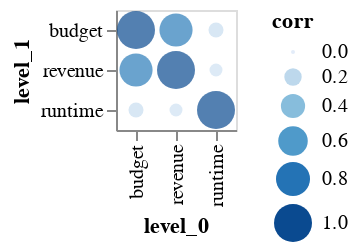

Notebook source saved alongside this figure:
### Code cell
alt.Chart(corr_df).mark_circle().encode(
    x='level_0',
    y='level_1',
    size='corr',
    color='corr'
)

### Figure 1 — Vega specification as saved in the notebook (floating-point values rounded to 4 significant figures)
{"$schema": "https://vega.github.io/schema/vega/v5.json", "data": [{"name": "source_0", "values": [{"corr": 1.0, "level_0": "runtime", "level_1": "runtime"}, {"corr": 0.1474, "level_0": "runtime", "level_1": "budget"}, {"corr": 0.1062, "level_0": "runtime", "level_1": "revenue"}, {"corr": 0.1474, "level_0": "budget", "level_1": "runtime"}, {"corr": 1.0, "level_0": "budget", "level_1": "budget"}, {"corr": 0.759, "level_0": "budget", "level_1": "revenue"}, {"corr": 0.1062, "level_0": "revenue", "level_1": "runtime"}, {"corr": 0.759, "level_0": "revenue", "level_1": "budget"}, {"corr": 1.0, "level_0": "revenue", "level_1": "revenue"}]}, {"name": "source_0_x_domain_level_0", "values": [{"level_0": "runtime"}, {"level_0": "budget"}, {"level_0": "revenue"}]}, {"name": "source_0_y_domain_level_1", "values": [{"level_1": "runtime"}, {"level_1": "budget"}, {"level_1": "revenue"}]}, {"name": "source_0_color_domain_corr", "values": [{"min": 0.1062, "max": 1.0}]}, {"name": "source_0_size_domain_corr", "values": [{"min": 0.1062, "max": 1.0}]}], "signals": [{"name": "x_step", "value": 20}, {"name": "width", "update": "bandspace(domain('x').length, 1, 0.5) * x_step"}, {"name": "y_step", "value": 20}, {"name": "height", "update": "bandspace(domain('y').length, 1, 0.5) * y_step"}], "marks": [{"type": "symbol", "name": "marks", "from": {"data": "source_0"}, "encode": {"update": {"fill": {"field": "corr", "scale": "color"}, "x": {"field": "level_0", "scale": "x"}, "y": {"field": "level_1", "scale": "y"}, "size": {"field": "corr", "scale": "size"}, "opacity": {"value": 0.7}, "shape": {"value": "circle"}}}, "style": ["circle"]}], "scales": [{"name": "x", "type": "point", "domain": {"data": "source_0_x_domain_level_0", "field": "level_0", "sort": true}, "range": {"step": {"signal": "x_step"}}, "padding": 0.5}, {"name": "y", "type": "point", "domain": {"data": "source_0_y_domain_level_1", "field": "level_1", "sort": true}, "range": {"step": {"signal": "y_step"}}, "padding": 0.5}, {"name": "color", "type": "linear", "domain": [{"signal": "(data(\"source_0_color_domain_corr\")[0] || {}).min"}, {"signal": "(data(\"source_0_color_domain_corr\")[0] || {}).max"}], "range": "ramp", "interpolate": "hcl", "zero": false}, {"name": "size", "type": "linear", "domain": [{"signal": "(data(\"source_0_size_domain_corr\")[0] || {}).min"}, {"signal": "(data(\"source_0_size_domain_corr\")[0] || {}).max"}], "range": [4, 361], "zero": true}], "axes": [{"scale": "x", "zindex": 0, "orient": "bottom", "title": "level_0", "labelAngle": 270, "labelAlign": "right", "grid": false, "labelBaseline": "middle"}, {"scale": "y", "grid": false, "zindex": 0, "orient": "left", "title": "level_1"}], "style": "cell", "padding": 5, "legends": [{"fill": "color", "gradientLength": {"signal": "clamp(height, 64, 200)"}, "title": "corr", "encode": {"gradient": {"update": {"opacity": {"value": 0.7}}}}, "symbolType": "circle", "size": "size"}], "background": "white"}
